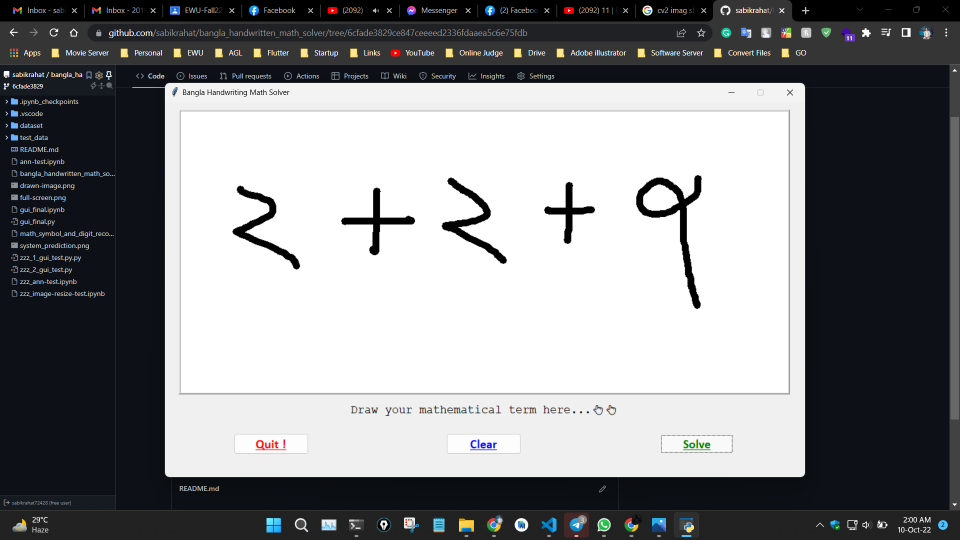
#> input picture full-screen.png, 1920 x 1080 px (shown at 1/2 size)
$ jupyter execute zzz_image-resize-test.ipynb
#> lines starting #> are read from the running program, lines starting #| are printed output that depends on the picture; after the words box and inside, x2 and y2 are one past the last pixel; in counts of white or black regions, pixels touching at a corner belong together
## <center>Image Resizer Test<center>

[cell 1]
import cv2
import matplotlib.pyplot as plt

[cell 2]
img = cv2.imread('full-screen.png')
#> img is the input picture: shape (1080, 1920, 3); mean B, G, R 135.9, 133.9, 132.5

[cell 3]
img

[cell 4]
plt.imshow(img)
plt.show()

[cell 5]
img = cv2.resize(img, (256, 256))
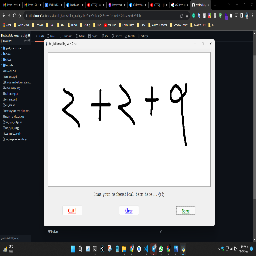
#> img: shape (256, 256, 3); mean B, G, R 136.1, 134.1, 132.6
plt.imshow(img)
plt.show()

[cell 6]
img_gray = cv2.cvtColor(img, cv2.COLOR_BGR2GRAY)
threshold_image = cv2.threshold(img_gray, 0, 255, cv2.THRESH_BINARY_INV|cv2.THRESH_OTSU)[1]
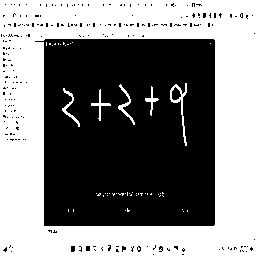
#> threshold_image: shape (256, 256); 51.3% white; 220 black regions (216 under 20 px), largest, box (x1, y1, x2, y2) and area: (35, 39, 215, 226) 31060, (172, 87, 181, 100) 83, (71, 246, 75, 252) 23, (86, 246, 90, 251) 20
threshold_image = cv2.resize(threshold_image, (32, 32))
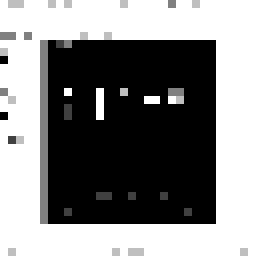
#> threshold_image: shape (32, 32) (shown 8 times larger); min 0, max 255, mean 132.9
plt.imshow(threshold_image)
plt.show()

$ run again, with 2_drawn-image.png copied over full-screen.png
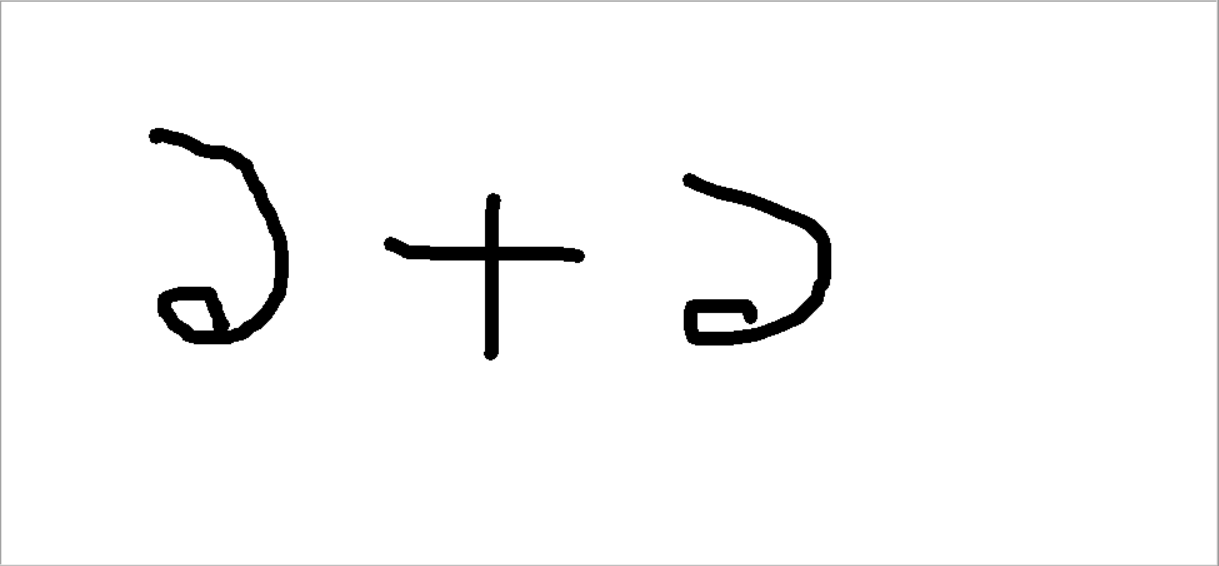
#> input picture 2_drawn-image.png, 1219 x 566 px
#> img is the input picture: shape (566, 1219, 3); min 0, max 255, mean 247.9
#> `img = cv2.resize(img, (256, 256))`:
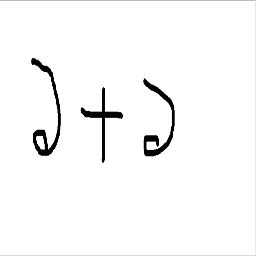
#> img: shape (256, 256, 3); min 0, max 255, mean 248
#> `threshold_image = cv2.resize(threshold_image, (32, 32))`:
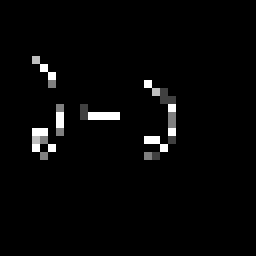
#> threshold_image: shape (32, 32) (shown 8 times larger); min 0, max 255, mean 6.5
